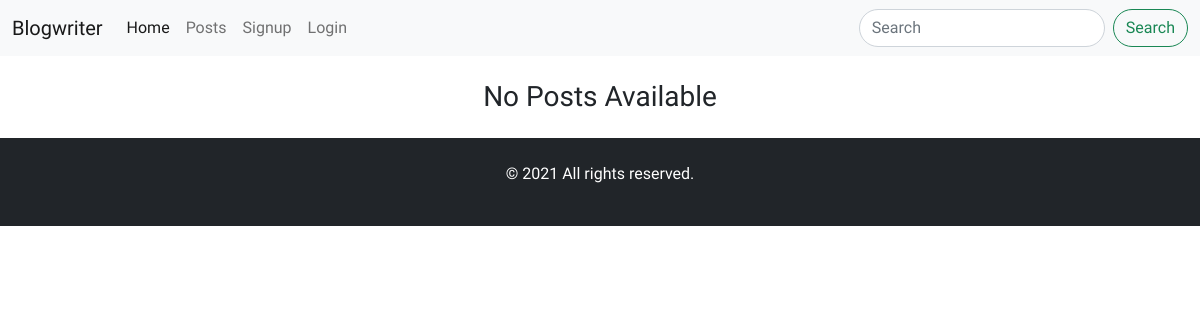
Page /blog/ on the earlier database version.
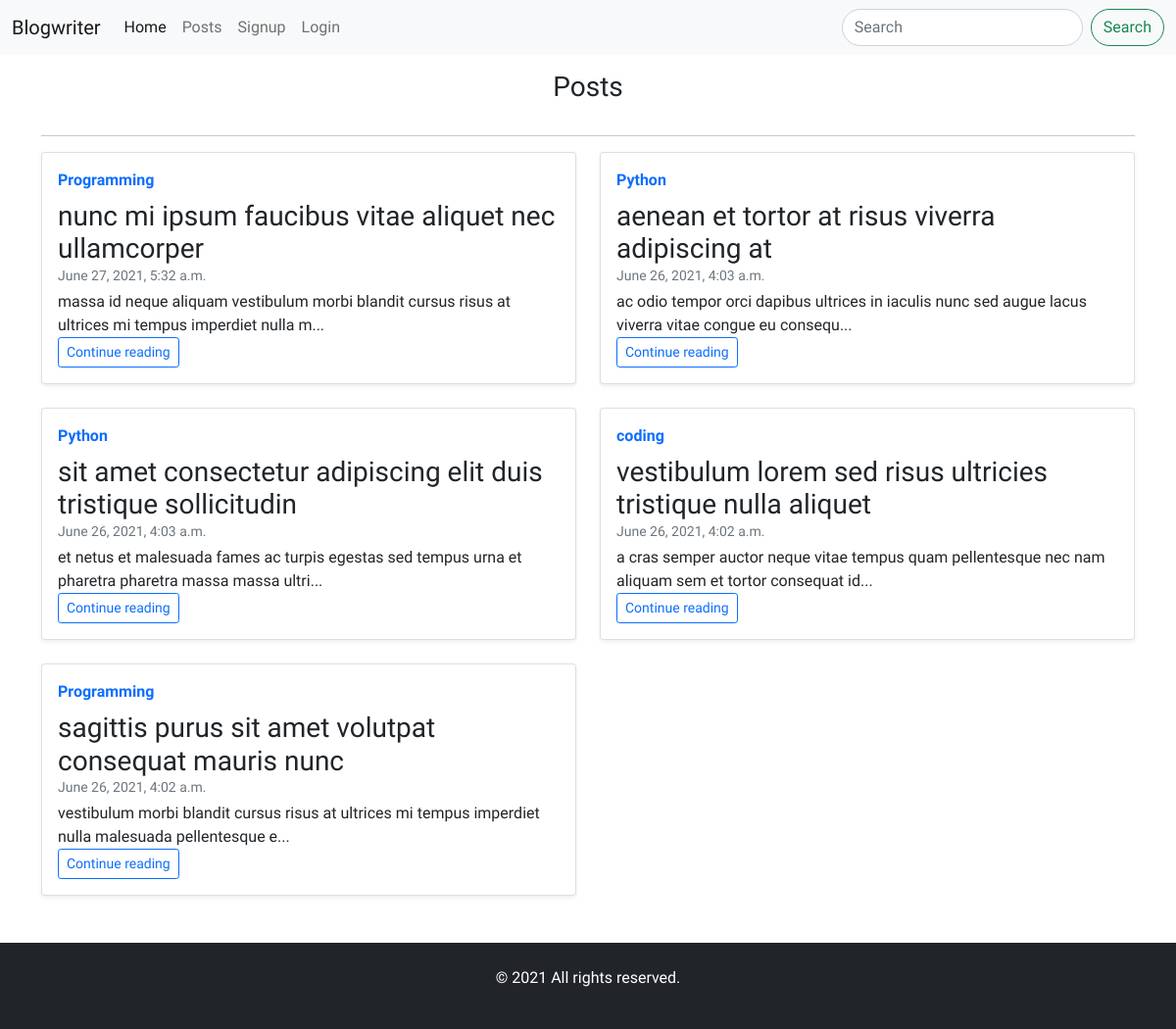
Same page on the later database version.
### blogs/models.py (models this page shows, shortened)
class Post(models.Model):
    title=models.CharField(max_length=200)
    author=models.ForeignKey(User,on_delete=models.CASCADE,null=True)
    category = models.CharField(max_length=200)
    body = models.TextField(blank=True, null=True)
    date=models.DateTimeField(auto_now_add=True)
    slug = models.CharField(max_length=200)

### blogs/views.py (the view)
# urls.py: path('/', PostView.as_view(), name="Post"),
class PostView(ListView):
    model = Post
    template_name = 'blog.html'
    ordering = ['-id']

### templates/blog.html (shortened to what this page needs)
{% extends 'base.html' %} {% block content %}
<div class="container">
  {% if object_list %}
  <h3 class="pb-3 mt-3 text-center">Posts</h3>
  <hr />
  <div class="row">
    {% for post in object_list %}
    <div class="col-md-6">
      <div class="card flex-md-row mb-4 shadow-sm h-md-250">
        <div class="card-body d-flex flex-column align-items-start">
          <strong class="d-inline-block mb-2 text-primary"
            >{{post.category}}</strong
          >
          <h6 class="mb-0">
            <a
              class="text-dark text-decoration-none fs-3"
              href="{% url 'PostDetail' post.pk %}"
              >{{post.title}}</a
            >
          </h6>
          <div class="mb-1 text-muted small">{{post.date}}</div>
          <p class="card-text mb-auto">{{post.body|safe|slice:100}}...</p>
          <a
            class="btn btn-outline-primary btn-sm"
            role="button"
            href="{% url 'PostDetail' post.pk %}"
            >Continue reading</a
          >
        </div>
      </div>
    </div>
    {% endfor %}
  </div>
  <br />
  {% else %}
  <h3 class="text-center my-4">No Posts Available</h3>
  {% endif%}
</div>
{% endblock %}

Differences in the rows shown:
added Post: category "Programming", title "nunc mi ipsum faucibus vitae aliquet nec ullamcorper", date "June 27, 2021, 5:32 a.m.", body "massa id neque aliquam vestibulum morbi blandit cursus risus at ultrices mi tempus imperdiet nulla m"
added Post: category "Python", title "aenean et tortor at risus viverra adipiscing at", date "June 26, 2021, 4:03 a.m.", body "ac odio tempor orci dapibus ultrices in iaculis nunc sed augue lacus viverra vitae congue eu consequ"
added Post: category "Python", title "sit amet consectetur adipiscing elit duis tristique sollicitudin", date "June 26, 2021, 4:03 a.m.", body "et netus et malesuada fames ac turpis egestas sed tempus urna et pharetra pharetra massa massa ultri"
added Post: category "coding", title "vestibulum lorem sed risus ultricies tristique nulla aliquet", date "June 26, 2021, 4:02 a.m.", body "a cras semper auctor neque vitae tempus quam pellentesque nec nam aliquam sem et tortor consequat id"
added Post: category "Programming", title "sagittis purus sit amet volutpat consequat mauris nunc", date "June 26, 2021, 4:02 a.m.", body "vestibulum morbi blandit cursus risus at ultrices mi tempus imperdiet nulla malesuada pellentesque e"
Other differences:
text no longer shown: "No Posts Available"
text now shown: "Posts"
